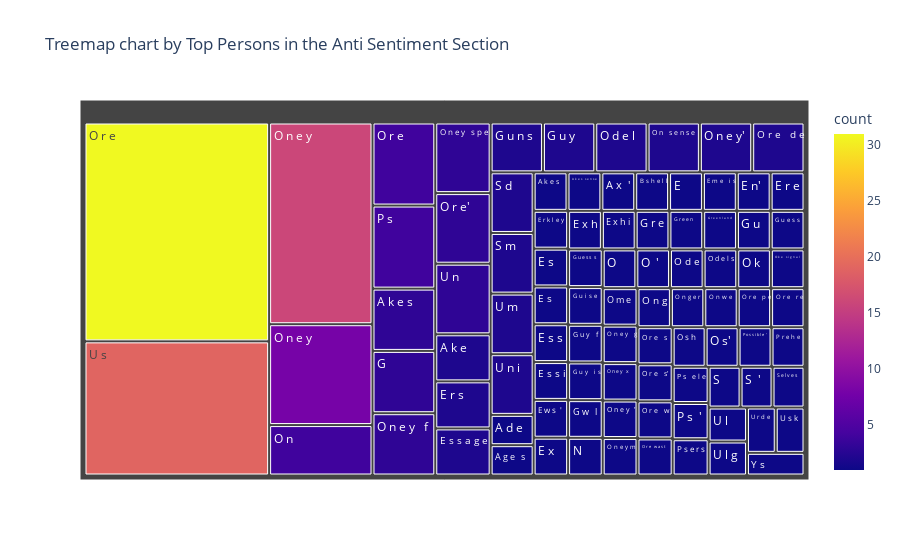

The notebook cell this image was saved under:
### Code cell
fig = px.treemap(df_anti, path=['person'],title='Treemap chart by Top Persons in the Anti Sentiment Section',
                 values='count', color= "count")
 
fig.show()

### Figure 1 — Plotly figure (JSON) as saved in the notebook; plotly's stock layout.template omitted (floating-point values rounded to 4 significant figures)
{"data": [{"branchvalues": "total", "customdata": [[1], [1], [2], [3], [1], [1], [1], [1], [1], [1], [1], [1], [1], [2], [1], [1], [1], [2], [1], [1], [1], [1], [1], [3], [1], [1], [1], [1], [1], [1], [1], [2], [2], [1], [1], [1], [1], [1], [1], [1], [2], [1], [1], [1], [1], [4], [2], [16], [8], [3], [1], [3], [1], [1], [1], [2], [1], [1], [1], [31], [4], [2], [1], [1], [1], [1], [1], [1], [3], [1], [1], [1], [1], [4], [1], [1], [1], [1], [1], [2], [1], [2], [1], [1], [2], [3], [2], [1], [19], [1], [1]], "domain": {"x": [0, 1], "y": [0, 1]}, "hovertemplate": "labels=%{label}<br>count_sum=%{value}<br>parent=%{parent}<br>id=%{id}<br>count=%{color}<extra></extra>", "ids": ["A d e", "A g e   s", "A k e     ", "A k e s", "A k e s   ", "A k e s   s e n s e", "A x  '", "B s h e l l", "E", "E m e   i s", "E n'", "E r e", "E r k l e y", "E r s", "E s", "E s     ", "E s s", "E s s a g e", "E s s i", "E w s  '", "E x", "E x h", "E x h i", "G", "G r e", "G r e e n   ", "G r e e n l a n d   ", "G u", "G u e s s", "G u e s s   s", "G u i s e   ", "G u n s", "G u y   ", "G u y   f", "G u y   i s", "G w   l", "N", "O", "O  '", "O d e", "O d e l   ", "O d e l s", "O k", "O k e   s i g n a l", "O m e", "O n", "O n   s e n s e", "O n e y", "O n e y   ", "O n e y   f", "O n e y   g", "O n e y   s p e", "O n e y   x   ", "O n e y  '", "O n e y m", "O n e y'", "O n g", "O n g e r", "O n w e   ", "O r e", "O r e   ", "O r e   d e", "O r e   p e", "O r e   r e", "O r e   s", "O r e   s'", "O r e   w", "O r e   w a s t", "O r e'", "O s h   ", "O s'", "P o s s i b l e  '", "P r e h e", "P s", "P s   e l e", "P s  '", "P s e r s", "S     ", "S  '", "S d", "S e l v e s", "S m", "U l", "U l g", "U m", "U n", "U n i", "U r d e", "U s", "U s k", "Y s"], "labels": ["A d e", "A g e   s", "A k e     ", "A k e s", "A k e s   ", "A k e s   s e n s e", "A x  '", "B s h e l l", "E", "E m e   i s", "E n'", "E r e", "E r k l e y", "E r s", "E s", "E s     ", "E s s", "E s s a g e", "E s s i", "E w s  '", "E x", "E x h", "E x h i", "G", "G r e", "G r e e n   ", "G r e e n l a n d   ", "G u", "G u e s s", "G u e s s   s", "G u i s e   ", "G u n s", "G u y   ", "G u y   f", "G u y   i s", "G w   l", "N", "O", "O  '", "O d e", "O d e l   ", "O d e l s", "O k", "O k e   s i g n a l", "O m e", "O n", "O n   s e n s e", "O n e y", "O n e y   ", "O n e y   f", "O n e y   g", "O n e y   s p e", "O n e y   x   ", "O n e y  '", "O n e y m", "O n e y'", "O n g", "O n g e r", "O n w e   ", "O r e", "O r e   ", "O r e   d e", "O r e   p e", "O r e   r e", "O r e   s", "O r e   s'", "O r e   w", "O r e   w a s t", "O r e'", "O s h   ", "O s'", "P o s s i b l e  '", "P r e h e", "P s", "P s   e l e", "P s  '", "P s e r s", "S     ", "S  '", "S d", "S e l v e s", "S m", "U l", "U l g", "U m", "U n", "U n i", "U r d e", "U s", "U s k", "Y s"], "marker": {"coloraxis": "coloraxis", "colors": [1, 1, 2, 3, 1, 1, 1, 1, 1, 1, 1, 1, 1, 2, 1, 1, 1, 2, 1, 1, 1, 1, 1, 3, 1, 1, 1, 1, 1, 1, 1, 2, 2, 1, 1, 1, 1, 1, 1, 1, 2, 1, 1, 1, 1, 4, 2, 16, 8, 3, 1, 3, 1, 1, 1, 2, 1, 1, 1, 31, 4, 2, 1, 1, 1, 1, 1, 1, 3, 1, 1, 1, 1, 4, 1, 1, 1, 1, 1, 2, 1, 2, 1, 1, 2, 3, 2, 1, 19, 1, 1]}, "name": "", "parents": ["", "", "", "", "", "", "", "", "", "", "", "", "", "", "", "", "", "", "", "", "", "", "", "", "", "", "", "", "", "", "", "", "", "", "", "", "", "", "", "", "", "", "", "", "", "", "", "", "", "", "", "", "", "", "", "", "", "", "", "", "", "", "", "", "", "", "", "", "", "", "", "", "", "", "", "", "", "", "", "", "", "", "", "", "", "", "", "", "", "", ""], "type": "treemap", "values": [1, 1, 2, 3, 1, 1, 1, 1, 1, 1, 1, 1, 1, 2, 1, 1, 1, 2, 1, 1, 1, 1, 1, 3, 1, 1, 1, 1, 1, 1, 1, 2, 2, 1, 1, 1, 1, 1, 1, 1, 2, 1, 1, 1, 1, 4, 2, 16, 8, 3, 1, 3, 1, 1, 1, 2, 1, 1, 1, 31, 4, 2, 1, 1, 1, 1, 1, 1, 3, 1, 1, 1, 1, 4, 1, 1, 1, 1, 1, 2, 1, 2, 1, 1, 2, 3, 2, 1, 19, 1, 1]}], "layout": {"coloraxis": {"colorbar": {"title": {"text": "count"}}, "colorscale": [[0, "#0d0887"], [0.1111, "#46039f"], [0.2222, "#7201a8"], [0.3333, "#9c179e"], [0.4444, "#bd3786"], [0.5556, "#d8576b"], [0.6667, "#ed7953"], [0.7778, "#fb9f3a"], [0.8889, "#fdca26"], [1, "#f0f921"]]}, "legend": {"tracegroupgap": 0}, "title": {"text": "Treemap chart by Top Persons in the Anti Sentiment Section"}}}
